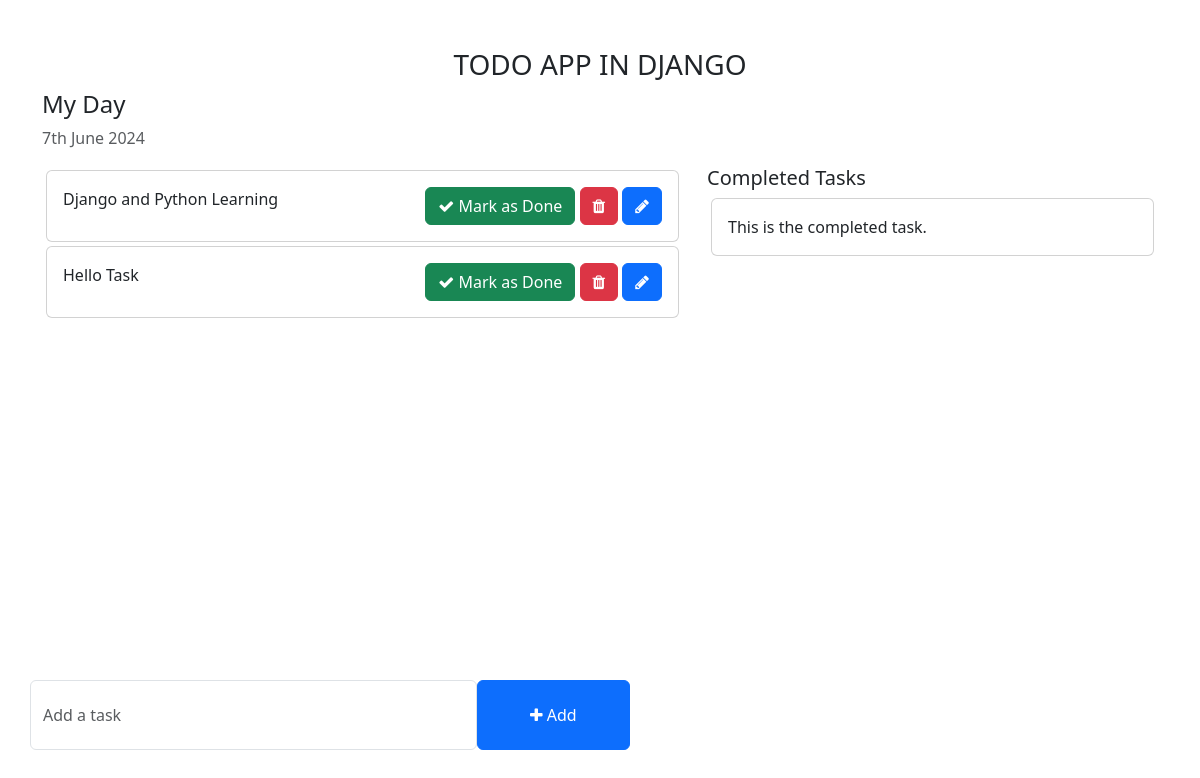
Before: / with the older database file.
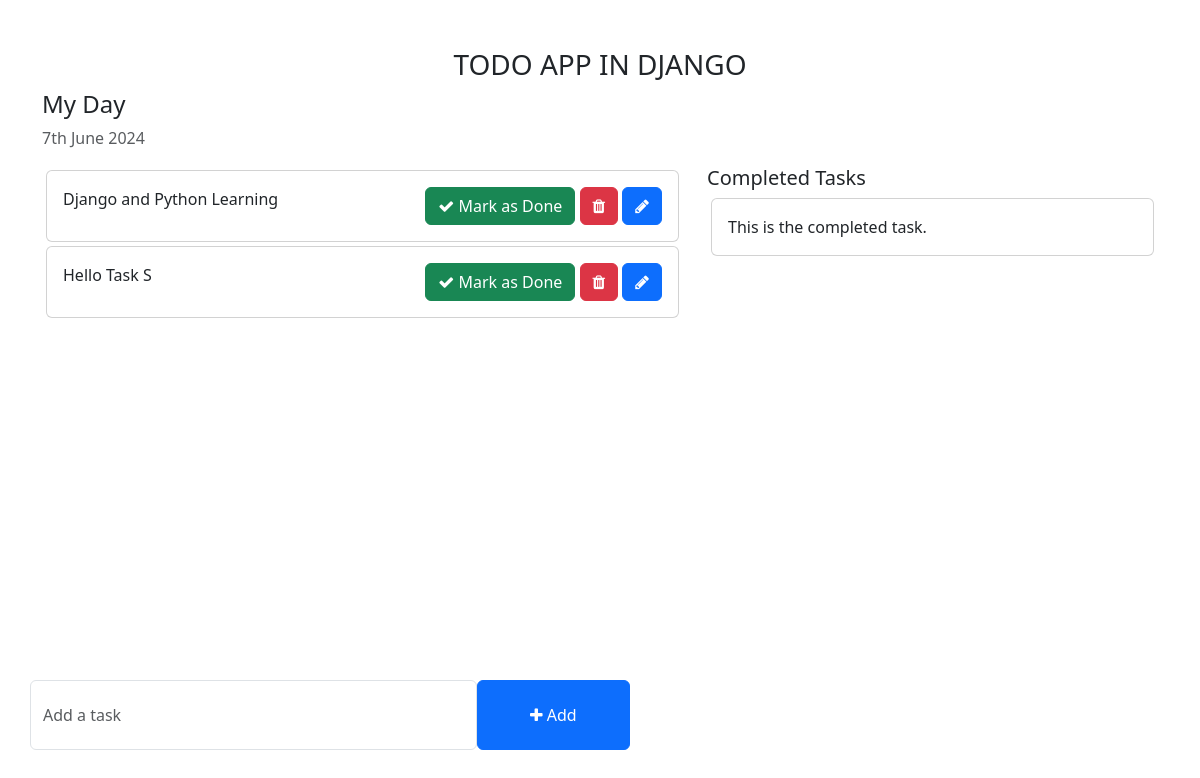
After: the same page with the newer database file.
### todo/models.py (models this page shows, shortened)
class Task(models.Model):
    task = models.CharField(max_length=50)
    is_completed = models.BooleanField(default=False)
    created_at = models.DateTimeField(auto_now_add=True)
    updated_at = models.DateTimeField(auto_now=True)

### todo_main/views.py (the view)
# urls.py: 2. Add a URL to urlpatterns:  path('', views.home, name='home')
def home(request):
    tasks = Task.objects.filter(is_completed=False)
    context ={
        'tasks': tasks,
    }
    return render(request, 'home.html', context)

### templates/home.html (shortened to what this page needs)
<!DOCTYPE html>
<html lang="en">
<head>
    <link href="https://cdn.jsdelivr.net/npm/bootstrap@5.3.0-alpha1/dist/css/bootstrap.min.css" rel="stylesheet">
    <link rel="stylesheet" href="https://cdnjs.cloudflare.com/ajax/libs/font-awesome/4.7.0/css/font-awesome.min.css">
</head>
<body>
    <div class="container">
        <h3 class="pt-5 text-center">TODO APP IN DJANGO</h3>
        <div class="row">
            <h4>My Day</h4>
            <p class="text-muted">{% now "jS F Y" %}</p>
            <div class="col-md-7 col-lg-7" style="height: 450px; overflow: scroll;">
                {% for task in tasks %}
                <div class="card m-1">
                    <div class="card-body">
                        {{ task.task}}
                        <span style="position: relative; float: right;">
                            <a class="btn btn-success"><i class="fa fa-check"></i> Mark as Done</a>
                            <a class="btn btn-danger"><i class="fa fa-trash"></i></a>
                            <a class="btn btn-primary"><i class="fa fa-pencil"></i></a>
                        </span>
                    </div>
                </div>
                {% endfor %}
            </div>
            <div class="col-md-5 col-lg-5">
                <h5>Completed Tasks</h5>
                <div class="card m-1">
                    <div class="card-body">
                        This is the completed task.
                    </div>
                </div>
            </div>
        </div>
        <div class="row">
            <div class="col-md-6 col-lg-6 p-0" style="position: absolute; bottom: 50px;">
                <form action="" >
                    <div class="form-group">
                        <span style="display: flex;">
                            <input type="text" class="form-control" placeholder="Add a task">
                            <button class="btn btn-primary" style="width: 200px;"><i class="fa fa-plus"></i> Add</button>
                        </span>
                    </div>
                </form>
            </div>
        </div>
    </div>
</body>
</html>

Changed rows visible on the page:
changed Task: task "Hello Task" → "Hello Task S"
